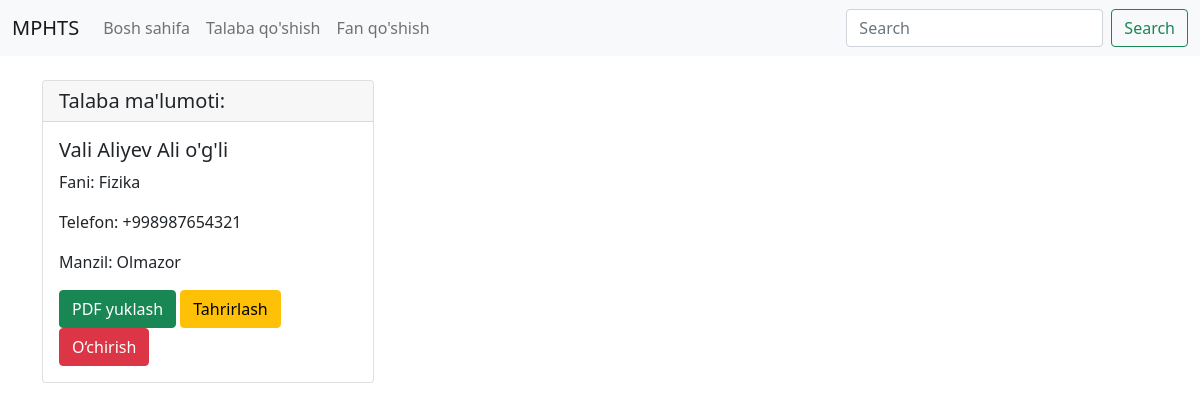
The page /talaba/8/ on the database its author committed.
### app/models.py (models this page shows, shortened)
class Talaba(models.Model):
    ism_fam = models.CharField(max_length=50)
    sharf = models.CharField(max_length=50)
    tel_raqam = models.CharField(max_length=13, blank=True, null=True)
    manzil = models.CharField(max_length=100)
    fan = models.ForeignKey(Fan, on_delete=models.CASCADE, related_name="get_talaba", null=True, blank=True)
    views = models.IntegerField(default=0)

class Fan(models.Model):
    nom = models.CharField(max_length=50)

### app/views.py (the view)
# urls.py: path('talaba/<int:talaba_id>/', Talaba_haqida.as_view(), name='Talaba'),
class Talaba_haqida(DetailView):
    model = Talaba
    template_name = 'Talaba.html'
    context_object_name = 'talaba'
    pk_url_kwarg = "talaba_id"

### app/templates/Talaba.html (shortened to what this page needs)
<!DOCTYPE html>
<html lang="en">
<head>
    <link href="https://cdn.jsdelivr.net/npm/bootstrap@5.0.2/dist/css/bootstrap.min.css" rel="stylesheet">
</head>
<body>
  <nav class="navbar navbar-expand-lg navbar-light bg-light">
        <div class="container-fluid">
            <a class="navbar-brand" href="#">MPHTS</a>
            <div class="collapse navbar-collapse" id="navbarSupportedContent">
                <ul class="navbar-nav me-auto mb-2 mb-lg-0">
                    <li class="nav-item"><a class="nav-link" href="{% url 'asosiy' %}">Bosh sahifa</a></li>
                    <li class="nav-item"><a class="nav-link" href="{% url 'add_talaba' %}">Talaba qo'shish</a></li>
                    <li class="nav-item"><a class="nav-link" href="{% url 'add_fan' %}">Fan qo'shish</a></li>
                </ul>
                <form class="d-flex">
                    <input class="form-control me-2" type="search" placeholder="Search" aria-label="Search">
                    <button class="btn btn-outline-success" type="submit">Search</button>
                </form>
            </div>
        </div>
    </nav>
  <div class="container mt-4">
    <div class="row">
      <div class="col-md-9">
            <div class="row">
                <div class="col-md-5 mb-3">
                    <div class="card">
                        <h5 class="card-header">Talaba ma'lumoti:</h5>
                        <div class="card-body">
                          <h5 class="card-title">{{ talaba.ism_fam }} {{ talaba.sharf }}</h5>
                          <p class="card-text">Fani: {{ talaba.fan.nom|default:"Fan tanlanmagan" }}</p>
                          <p class="card-text">Telefon: {{ talaba.tel_raqam }}</p>
                          <p class="card-text">Manzil: {{ talaba.manzil }}</p>
                          <a href="{% url 'download_talaba_pdf' talaba.id %}" class="btn btn-success">PDF yuklash</a>
                          <a href="{% url 'upd_talaba' talaba.id %}" class="btn btn-warning">Tahrirlash</a>
                          <form method="post" action="{% url 'del_talaba' talaba.id %}" style="display: inline;" onsubmit="return confirm('{{ talaba.ism_fam }} ni o‘chirishni tasdiqlaysizmi?');">
                              <button type="submit" class="btn btn-danger">O‘chirish</button>
                          </form>
                        </div>
                    </div>
                </div>
            </div>
      </div>
    </div>
  </div>
</body>
</html>

### rows shown on the page
Talaba: ism_fam "Vali Aliyev", sharf "Ali o'g'li", fan.nom "Fizika", tel_raqam "+998987654321", manzil "Olmazor"
